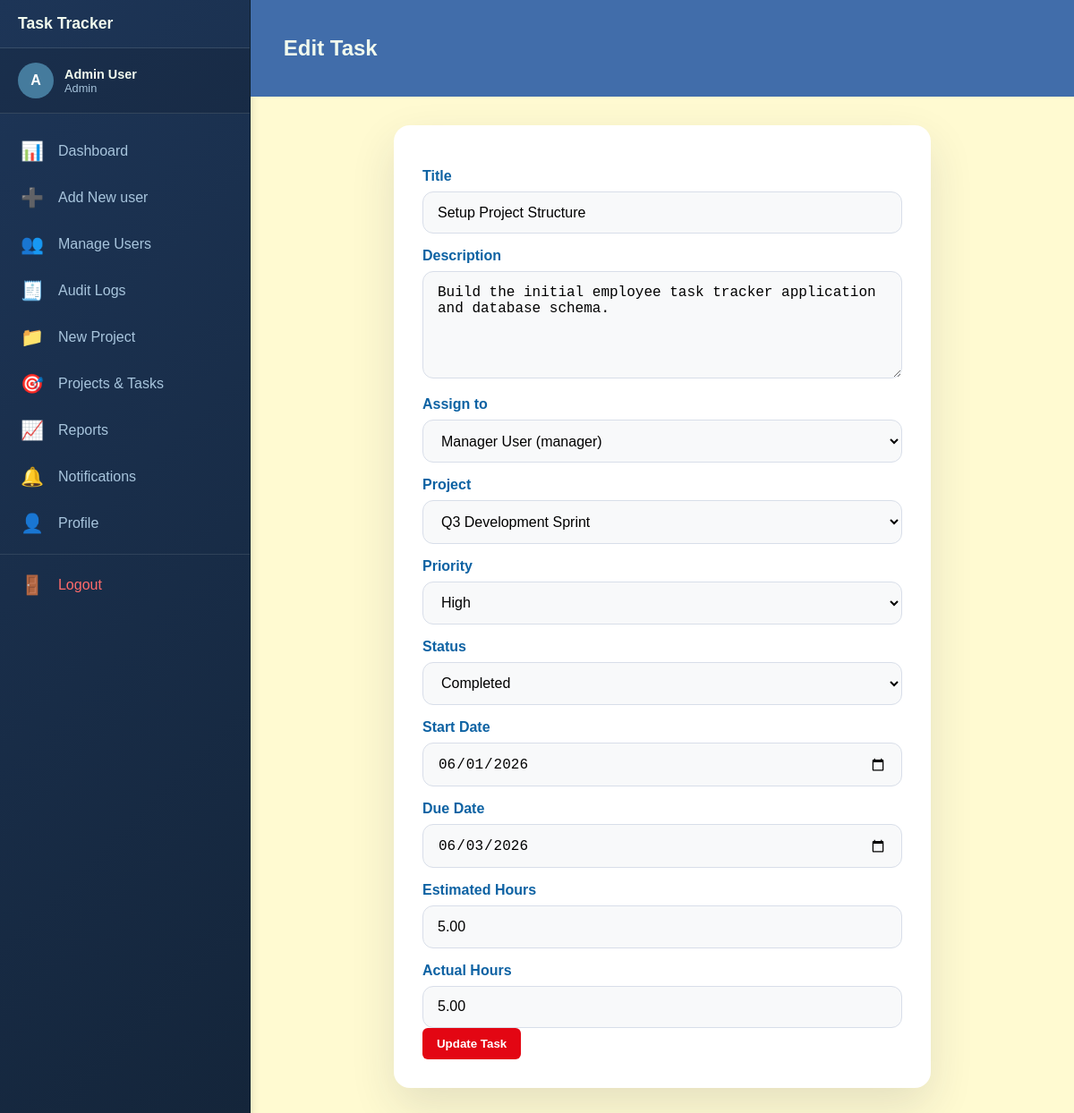
The app's page /task_edit.php?id=1 (signed in) with its own data.
### tables this page shows
CREATE TABLE `tasks` (
  `id` INT UNSIGNED AUTO_INCREMENT PRIMARY KEY,
  `title` VARCHAR(255) NOT NULL,
  `description` TEXT,
  `created_by` INT UNSIGNED NOT NULL,
  `project_id` INT UNSIGNED DEFAULT NULL,
  `assigned_to` INT UNSIGNED DEFAULT NULL,
  `status` ENUM('new', 'in_progress', 'blocked', 'completed') NOT NULL DEFAULT 'new',
  `priority` ENUM('low', 'medium', 'high') NOT NULL DEFAULT 'medium',
  `start_date` DATE DEFAULT NULL,
  `due_date` DATE DEFAULT NULL,
  `estimated_hours` DECIMAL(5,2) DEFAULT NULL,
  `actual_hours` DECIMAL(6,2) NOT NULL DEFAULT '0.00',
  `created_at` TIMESTAMP DEFAULT CURRENT_TIMESTAMP,
  `updated_at` TIMESTAMP DEFAULT CURRENT_TIMESTAMP ON UPDATE CURRENT_TIMESTAMP,
  INDEX (`assigned_to`),
  INDEX (`created_by`),
  INDEX (`project_id`),
  INDEX (`due_date`),
  CONSTRAINT `tasks_created_by_fk` FOREIGN KEY (`created_by`) REFERENCES `users` (`id`) ON DELETE CASCADE,
  CONSTRAINT `tasks_assigned_to_fk` FOREIGN KEY (`assigned_to`) REFERENCES `users` (`id`) ON DELETE SET NULL,
  CONSTRAINT `tasks_project_id_fk` FOREIGN KEY (`project_id`) REFERENCES `projects` (`id`) ON DELETE SET NULL
);

CREATE TABLE `users` (
  `id` INT UNSIGNED AUTO_INCREMENT PRIMARY KEY,
  `name` VARCHAR(100) NOT NULL,
  `email` VARCHAR(150) NOT NULL UNIQUE,
  `password` VARCHAR(255) NOT NULL,
  `role` ENUM('admin', 'manager', 'employee') NOT NULL DEFAULT 'employee',
  `profile_picture` VARCHAR(255) DEFAULT NULL,
  `created_at` TIMESTAMP DEFAULT CURRENT_TIMESTAMP,
  `updated_at` TIMESTAMP DEFAULT CURRENT_TIMESTAMP ON UPDATE CURRENT_TIMESTAMP
);

CREATE TABLE `projects` (
  `id` INT UNSIGNED AUTO_INCREMENT PRIMARY KEY,
  `name` VARCHAR(255) NOT NULL,
  `description` TEXT,
  `status` ENUM('active', 'on_hold', 'completed') NOT NULL DEFAULT 'active',
  `created_by` INT UNSIGNED NOT NULL,
  `created_at` TIMESTAMP DEFAULT CURRENT_TIMESTAMP,
  `updated_at` TIMESTAMP DEFAULT CURRENT_TIMESTAMP ON UPDATE CURRENT_TIMESTAMP,
  INDEX (`created_by`),
  CONSTRAINT `projects_created_by_fk` FOREIGN KEY (`created_by`) REFERENCES `users` (`id`) ON DELETE CASCADE
);

### app/init.php (called while the page is built, shortened)
<?php
function db(): PDO
{
    static $pdo;
    if ($pdo) {
        return $pdo;
    }
    $dsn = 'mysql:host=127.0.0.1;dbname=employee_task_tracker;charset=utf8mb4';
    $user = 'root';
    $password = '';
    $pdo = new PDO($dsn, $user, $password, [
        PDO::ATTR_ERRMODE => PDO::ERRMODE_EXCEPTION,
        PDO::ATTR_DEFAULT_FETCH_MODE => PDO::FETCH_ASSOC,
    ]);
    return $pdo;
}
function getAllUsers(): array
{
    return db()->query('SELECT id, name, email, role FROM users ORDER BY name')->fetchAll();
}
function getAllProjects(): array
{
    return db()->query(
        'SELECT p.*, u.name AS created_by_name
         FROM projects p
         LEFT JOIN users u ON p.created_by = u.id
         ORDER BY p.created_at DESC'
    )->fetchAll();
}
function findTaskById(int $id): ?array
{
    $stmt = db()->prepare(
        'SELECT t.*, u.name AS assigned_to_name, p.name AS project_name FROM tasks t
         LEFT JOIN users u ON t.assigned_to = u.id
         LEFT JOIN projects p ON t.project_id = p.id
         WHERE t.id = :id'
    );
    $stmt->execute(['id' => $id]);
    return $stmt->fetch() ?: null;
}

### task_edit.php (the view, shortened to what this page needs)
<?php
require_once __DIR__ . '/app/init.php';
$taskId = intval($_GET['id'] ?? 0);
$task = findTaskById($taskId);
$users = getAllUsers();
$projects = getAllProjects();
?>
<!DOCTYPE html>
<html lang="en">
<head>
    <link rel="stylesheet" href="assets/styles.css">
</head>
<body>
    <?php require_once __DIR__ . '/includes/sidebar.php'; ?>
    <header class="site-header">
        <div class="container">
            <h1>Edit Task</h1>
        </div>
    </header>
    <main class="container form-page">
        <form method="post" action="">
            <label>Title</label>
            <input type="text" name="title" value="<?= htmlspecialchars($task['title']) ?>" required>
            <label>Description</label>
            <textarea name="description"><?= htmlspecialchars($task['description']) ?></textarea>
            <label>Assign to</label>
            <select name="assigned_to">
                <?php foreach ($users as $assignee): ?>
                    <option value="<?= $assignee['id'] ?>" <?= $task['assigned_to'] == $assignee['id'] ? 'selected' : '' ?>><?= htmlspecialchars($assignee['name']) ?> (<?= htmlspecialchars($assignee['role']) ?>)</option>
                <?php endforeach; ?>
            </select>
            <label>Project</label>
            <select name="project_id">
                <?php foreach ($projects as $project): ?>
                    <option value="<?= $project['id'] ?>" <?= $task['project_id'] == $project['id'] ? 'selected' : '' ?>><?= htmlspecialchars($project['name']) ?></option>
                <?php endforeach; ?>
            </select>
            <label>Priority</label>
            <select name="priority">
                <option value="high" <?= $task['priority'] === 'high' ? 'selected' : '' ?>>High</option>
            </select>
            <label>Status</label>
            <select name="status">
                <option value="completed" <?= $task['status'] === 'completed' ? 'selected' : '' ?>>Completed</option>
            </select>
            <label>Start Date</label>
            <input type="date" name="start_date" value="<?= htmlspecialchars($task['start_date']) ?>">
            <label>Due Date</label>
            <input type="date" name="due_date" value="<?= htmlspecialchars($task['due_date']) ?>">
            <label>Estimated Hours</label>
            <input type="number" step="0.25" name="estimated_hours" value="<?= htmlspecialchars($task['estimated_hours']) ?>">
            <label>Actual Hours</label>
            <input type="number" step="0.25" name="actual_hours" value="<?= htmlspecialchars($task['actual_hours']) ?>">
            <button class="button primary" type="submit">Update Task</button>
        </form>
    </main>
</body>
</html>

### assets/styles.css (style rules this page uses)
* { box-sizing: border-box; }
body { margin: 0; font-family: Arial, sans-serif; background: #fffad1; color: #0d62a3; }
.container { width: min(1100px, 92%); margin: 0 auto; padding: 1.5rem 0; }
.site-header { background: #416daa; color: #f1faee; padding: 1rem 0; }
.site-header .container { display: flex; align-items: center; justify-content: space-between; }
.site-header h1 { margin: 0; font-size: 1.5rem; }
.button, .link-button { display: inline-block; padding: 0.65rem 1rem; border-radius: 6px; text-decoration: none; border: none; cursor: pointer; font-weight: 600; }
.button.primary { background: #e30613; color: white; }
.login-page, .form-page { min-height: 100vh; display: flex; align-items: center; justify-content: center; padding: 2rem; }
.login-form, .form-page form { width: min(600px, 100%); padding: 2rem; background: white; border-radius: 18px; box-shadow: 0 20px 50px rgba(32, 45, 71, 0.12); }
label { display: block; margin-bottom: 0.5rem; margin-top: 1rem; font-weight: 600; }
input, textarea, select { width: 100%; padding: 0.85rem 1rem; border-radius: 12px; border: 1px solid #d8dee9; background: #f8f9fa; font-size: 1rem; }
textarea { min-height: 120px; resize: vertical; }
body { display: grid; grid-template-columns: auto 1fr; grid-template-rows: auto 1fr; min-height: 100vh; }
.site-header { grid-column: 2; grid-row: 1; }
main { grid-column: 2; grid-row: 2; overflow-y: auto; }

### records on screen
tasks: title "Setup Project Structure", description "Build the initial employee task tracker application and database schema.", assigned_to "Manager User (manager)", project_id "Q3 Development Sprint", priority "High", status "Completed", start_date "06/01/2026", due_date "06/03/2026", estimated_hours "5.00", actual_hours "5.00"

### other values on screen
substr($_SESSION['user']['name'], 0, 1) "A"
substr($_SESSION['user']['name'], 0, 15) "Admin User"
$_SESSION['user']['role'] "Admin"
